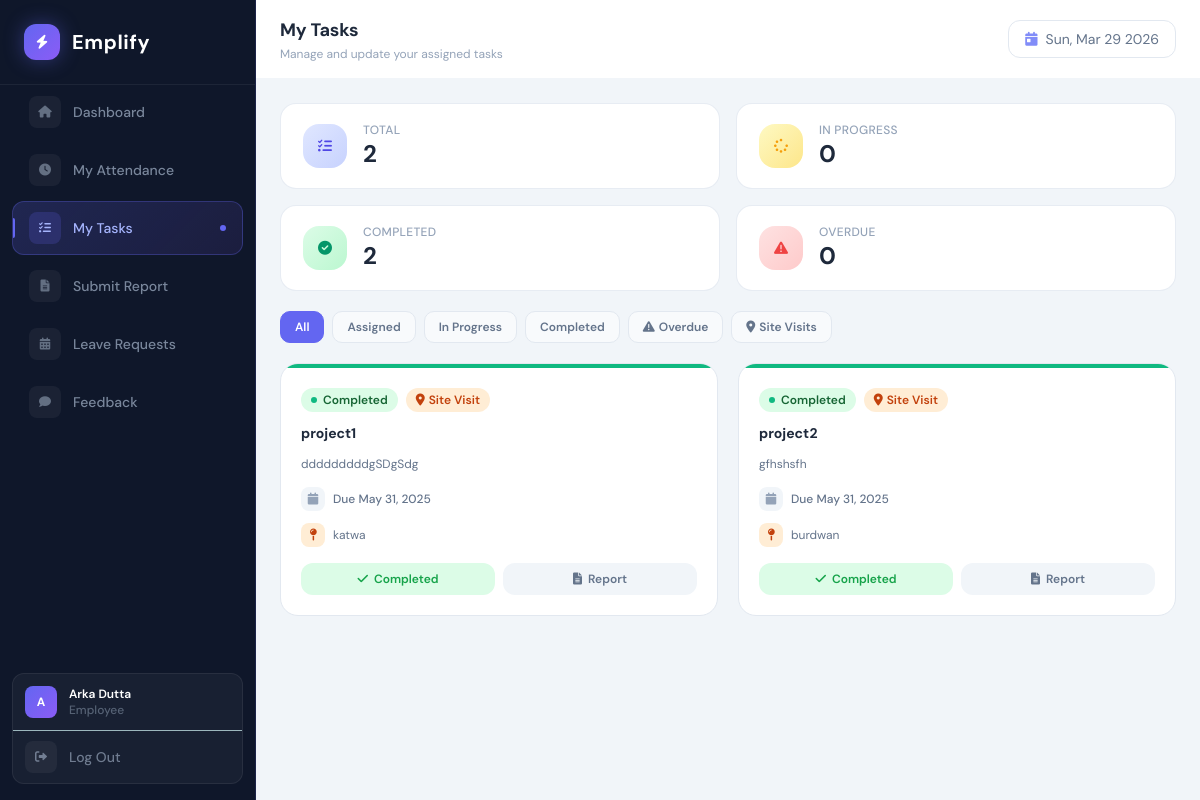
The page /employee/my_tasks.php (signed in) on the database as committed earlier.
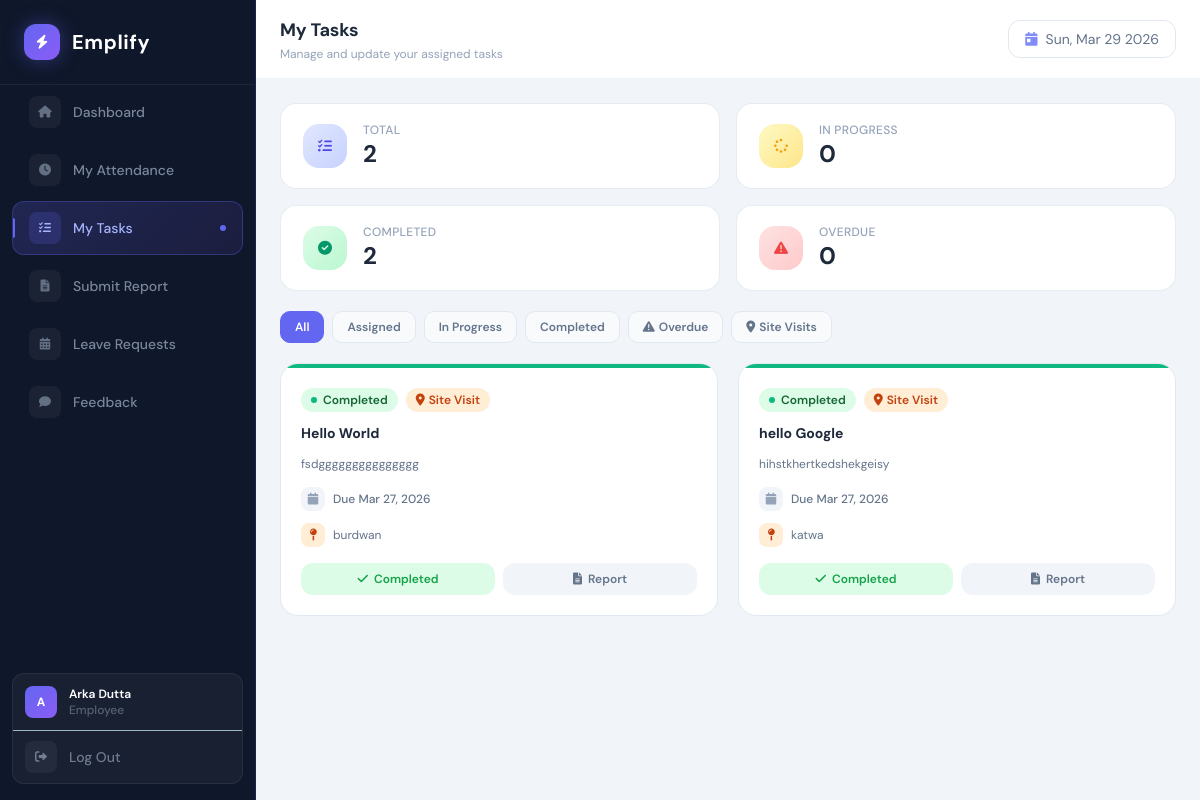
The same page on the database as committed later.
### tables this page shows
CREATE TABLE `task_assigned` (
  `task_id` int(11) NOT NULL,
  `emp_id` int(11) NOT NULL,
  `title` varchar(70) NOT NULL,
  `description` text DEFAULT NULL,
  `assign_date` date NOT NULL,
  `due_date` date DEFAULT NULL,
  `status` enum('Assigned','In Progress','Completed','Pending Review') DEFAULT 'Assigned',
  `report` text DEFAULT NULL,
  `file_upload` varchar(255) DEFAULT NULL,
  `report_submitted_on` datetime DEFAULT NULL,
  `is_site_visit` tinyint(1) DEFAULT 0,
  `location` varchar(255) DEFAULT NULL,
  `feedback` varchar(50) NOT NULL
);

### employee/my_tasks.php (the view, shortened to what the changed rows need)
<?php
require_once("../config/db.php");
$emp_id = $_SESSION['emp_id'];
$stmt = $conn->prepare("SELECT t.*, CASE WHEN t.due_date < CURDATE() AND t.status != 'Completed' THEN 1 ELSE 0 END as is_overdue FROM task_assigned t WHERE t.emp_id=? ORDER BY t.assign_date DESC, t.is_site_visit DESC, t.due_date ASC");
$stmt->bind_param('i', $emp_id);
$stmt->execute();
$tasks_result = $stmt->get_result();
$tasks = $tasks_result->fetch_all(MYSQLI_ASSOC);
?>
<!DOCTYPE html>
<html lang="en">
<head>
    <script src="https://cdn.tailwindcss.com"></script>
    <link rel="stylesheet" href="https://cdnjs.cloudflare.com/ajax/libs/font-awesome/6.0.0/css/all.min.css">
</head>
<body>
<?php include 'employee_sidebar.php'; ?>
<div class="main-area">
    <div class="flex items-center justify-between px-6 py-4 bg-white" style="border-bottom:1px solid #f1f5f9; min-height:64px;">
        <div>
            <h1 class="text-lg font-bold text-slate-800" style="letter-spacing:-0.2px;">My Tasks</h1>
        </div>
    </div>
    <div class="flex-1 overflow-y-auto p-6 space-y-5">
        <?php if (empty($tasks)): ?>
        <div class="flex flex-col items-center justify-center py-24">
            <div class="w-16 h-16 rounded-2xl flex items-center justify-center mb-4" style="background:#f1f5f9;">
                <i class="fas fa-tasks text-slate-300 text-2xl"></i>
            </div>
            <p class="text-slate-400 font-medium">No tasks assigned yet</p>
        </div>
        <?php else: ?>
        <?php
        $status_cfg = [
            'assigned'    => ['bg'=>'#dbeafe','color'=>'#1e40af','dot'=>'#3b82f6'],
            'in progress' => ['bg'=>'#fef9c3','color'=>'#92400e','dot'=>'#f59e0b'],
            'completed'   => ['bg'=>'#dcfce7','color'=>'#166534','dot'=>'#10b981'],
            'pending'     => ['bg'=>'#f1f5f9','color'=>'#64748b','dot'=>'#94a3b8'],
        ];
        ?>
        <div class="grid grid-cols-1 sm:grid-cols-2 xl:grid-cols-3 gap-5" id="taskGrid">
            <?php foreach ($tasks as $task):
                $status  = strtolower(trim($task['status']));
                $scfg    = $status_cfg[$status] ?? ['bg'=>'#f1f5f9','color'=>'#64748b','dot'=>'#94a3b8'];
                $overdue = $task['is_overdue'] == 1;
                $is_site = $task['is_site_visit'] ?? 0;
                $done    = $status === 'completed';
            ?>
            <div class="task-card"
                 data-status="<?php echo $status; ?>"
                 data-overdue="<?php echo $overdue ? '1' : '0'; ?>"
                 data-sitevisit="<?php echo $is_site; ?>">
                <div class="h-1 w-full" style="background:<?php echo $overdue && !$done ? '#ef4444' : $scfg['dot']; ?>;"></div>
                <div class="p-5 flex flex-col gap-3">
                    <div class="flex items-center gap-2 flex-wrap">
                        <span class="inline-flex items-center gap-1.5 text-xs font-semibold px-2.5 py-1 rounded-full"
                              style="background:<?php echo $scfg['bg']; ?>;color:<?php echo $scfg['color']; ?>;">
                            <span class="w-1.5 h-1.5 rounded-full" style="background:<?php echo $scfg['dot']; ?>;<?php echo $status==='in progress'?'animation:pulse 1.5s infinite;':''; ?>"></span>
                            <?php echo ucwords($status); ?>
                        </span>
                        <?php if ($is_site): ?>
                        <span class="inline-flex items-center gap-1 text-xs font-semibold px-2.5 py-1 rounded-full" style="background:#ffedd5;color:#c2410c;">
                            <i class="fas fa-map-marker-alt text-xs"></i> Site Visit
                        </span>
                        <?php endif; ?>
                    </div>
                    <h3 class="font-bold text-slate-800 text-sm leading-snug"><?php echo htmlspecialchars($task['title']); ?></h3>
                    <?php if (!empty($task['description'])): ?>
                    <p class="text-xs text-slate-500 leading-relaxed line-clamp-2"><?php echo htmlspecialchars($task['description']); ?></p>
                    <?php endif; ?>
                    <div class="flex items-center gap-2">
                        <div class="w-6 h-6 rounded-lg flex items-center justify-center flex-shrink-0"
                             style="background:<?php echo $overdue&&!$done?'#fee2e2':'#f1f5f9'; ?>;">
                            <i class="fas fa-calendar text-xs" style="color:<?php echo $overdue&&!$done?'#dc2626':'#94a3b8'; ?>;"></i>
                        </div>
                        <span class="text-xs font-medium" style="color:<?php echo $overdue&&!$done?'#dc2626':'#64748b'; ?>;">
                            Due <?php echo date('M d, Y', strtotime($task['due_date'])); ?>
                        </span>
                    </div>
                    <?php if ($is_site && !empty($task['location'])): ?>
                    <div class="flex items-center gap-2">
                        <div class="w-6 h-6 rounded-lg flex items-center justify-center flex-shrink-0" style="background:#ffedd5;">
                            <i class="fas fa-map-pin text-xs" style="color:#c2410c;"></i>
                        </div>
                        <span class="text-xs text-slate-500 truncate"><?php echo htmlspecialchars($task['location']); ?></span>
                    </div>
                    <?php endif; ?>
                    <div class="flex gap-2 mt-1">
                        <?php if (!$done): ?>
                        <button onclick="openUpdateModal(<?php echo $task['task_id']; ?>, '<?php echo addslashes($task['title']); ?>', '<?php echo htmlspecialchars(addslashes($task['status'])); ?>', '<?php echo htmlspecialchars(addslashes($task['feedback'] ?? '')); ?>')"
                                class="flex-1 inline-flex items-center justify-center gap-1.5 text-xs font-semibold py-2 rounded-xl transition-all"
                                style="background:#e0e7ff;color:#4f46e5;"
                                onmouseover="this.style.background='#c7d2fe'" onmouseout="this.style.background='#e0e7ff'">
                            <i class="fas fa-edit text-xs"></i> Update Status
                        </button>
                        <?php else: ?>
                        <div class="flex-1 inline-flex items-center justify-center gap-1.5 text-xs font-semibold py-2 rounded-xl"
                             style="background:#dcfce7;color:#16a34a;">
                            <i class="fas fa-check text-xs"></i> Completed
                        </div>
                        <?php endif; ?>
                        <a href="submit_report.php?task_id=<?php echo $task['task_id']; ?>"
                           class="flex-1 inline-flex items-center justify-center gap-1.5 text-xs font-semibold py-2 rounded-xl transition-all"
                           style="background:#f1f5f9;color:#64748b;"
                           onmouseover="this.style.background='#e2e8f0'" onmouseout="this.style.background='#f1f5f9'">
                            <i class="fas fa-file-alt text-xs"></i> Report
                        </a>
                    </div>
                </div>
            </div>
            <?php endforeach; ?>
        </div>
        <?php endif; ?>
    </div>
</div>
</body>
</html>

### employee/employee_sidebar.php (shortened to what the changed rows need)
<div id="sidebar"
     class="fixed top-0 left-0 h-screen w-64 transform -translate-x-full lg:translate-x-0 transition-transform duration-300 z-50 flex flex-col overflow-hidden"
     style="background: #0f172a; border-right: 1px solid rgba(99,102,241,0.15);">
    <nav class="flex flex-col px-3 space-y-1 flex-1"
         style="overflow-y: auto; scrollbar-width: none; -ms-overflow-style: none;">
        <?php
        $nav_items = [
            ['href' => 'employee_dashboard.php', 'icon' => 'fa-home',         'label' => 'Dashboard'],
            ['href' => 'my_attendance.php',      'icon' => 'fa-clock',        'label' => 'My Attendance'],
            ['href' => 'my_tasks.php',           'icon' => 'fa-tasks',        'label' => 'My Tasks'],
            ['href' => 'submit_report.php',      'icon' => 'fa-file-alt',     'label' => 'Submit Report'],
            ['href' => 'my_leaves.php',          'icon' => 'fa-calendar-alt', 'label' => 'Leave Requests'],
            ['href' => 'feedback.php',           'icon' => 'fa-comment',      'label' => 'Feedback'],
        ];
        $current = basename($_SERVER['PHP_SELF']);
        foreach ($nav_items as $item):
            $active = $current === $item['href'];
        ?>
        <a href="<?php echo $item['href']; ?>"
           class="sidebar-nav-link flex items-center gap-3 px-4 py-2.5 rounded-xl text-sm font-medium transition-all duration-200 relative"
           data-active="<?php echo $active ? 'true' : 'false'; ?>"
           style="
               <?php if ($active): ?>
                   background: linear-gradient(135deg, rgba(99,102,241,0.2), rgba(139,92,246,0.1));
                   color: #a5b4fc;
                   border: 1px solid rgba(99,102,241,0.3);
               <?php else: ?>
                   color: rgba(148,163,184,0.8);
                   border: 1px solid transparent;
               <?php endif; ?>
           ">
            <?php if ($active): ?>
            <div class="absolute left-0 top-1/2 -translate-y-1/2 w-0.5 h-5 rounded-r-full"
                 style="background: #6366f1;"></div>
            <?php endif; ?>
            <div class="w-8 h-8 rounded-lg flex items-center justify-center flex-shrink-0"
                 style="background: <?php echo $active ? 'rgba(99,102,241,0.2)' : 'rgba(255,255,255,0.05)'; ?>;">
                <i class="fas <?php echo $item['icon']; ?> text-xs"
                   style="color: <?php echo $active ? '#a5b4fc' : 'rgba(148,163,184,0.6)'; ?>;"></i>
            </div>
            <span><?php echo $item['label']; ?></span>
            <?php if ($active): ?>
            <div class="ml-auto w-1.5 h-1.5 rounded-full" style="background: #6366f1;"></div>
            <?php endif; ?>
        </a>
        <?php endforeach; ?>
    </nav>
</div>

Rows that differ between the two databases and show on the page:
removed task_assigned: status "Completed", is_site_visit 1 (drawn), title "project1", description "dddddddddgSDgSdg", due_date "May 31, 2025", location "katwa"
removed task_assigned: status "Completed", is_site_visit 1 (drawn), title "project2", description "gfhshsfh", due_date "May 31, 2025", location "burdwan"
added task_assigned: status "Completed", is_site_visit 1 (drawn), title "Hello World", description "fsdggggggggggggggg", due_date "Mar 27, 2026", location "burdwan"
added task_assigned: status "Completed", is_site_visit 1 (drawn), title "hello Google", description "hihstkhertkedshekgeisy", due_date "Mar 27, 2026", location "katwa"
